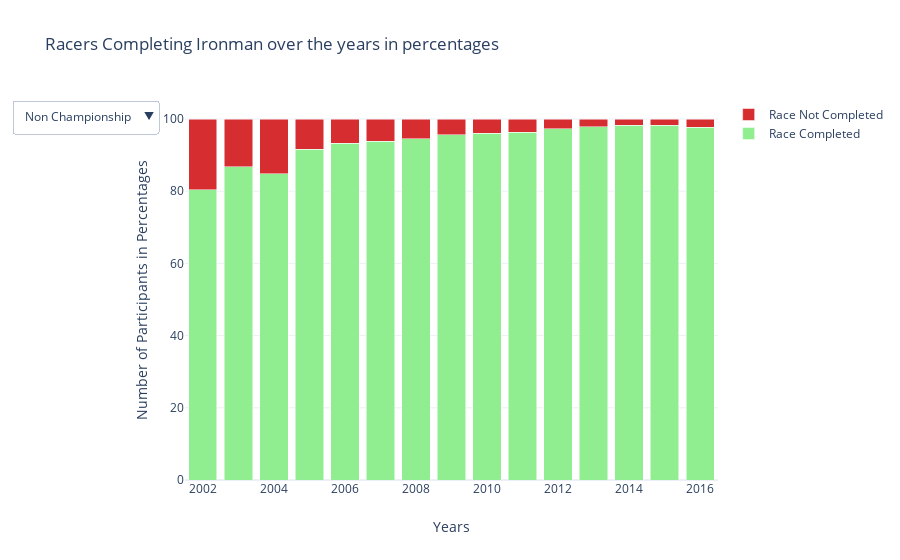

The cell this chart's notebook holds for it:
### Code cell
# create template
plot1 = PlotTemplate(
    x=yearNonChampionship,
    y=completedNonChampionshipPercentage,
    name="Race Completed",
    color="lightgreen",
    visible=True,
)
plot2 = PlotTemplate(
    x=yearNonChampionship,
    y=notCompletedNonChampionshipPercentage,
    name="Race Not Completed",
    color="#D62D30",
    visible=True,
)

plot3 = PlotTemplate(
    x=yearChampionship,
    y=completedChampionshipPercentage,
    name="Race Completed",
    color="lightgreen",
)
plot4 = PlotTemplate(
    x=yearChampionship,
    y=notCompletedChampionshipPercentage,
    name="Race Not Completed",
    color="#D62D30",
)

# pass template to plotMakers
finisherPercentFig = plotMaker(
    [plot1, plot2, plot3, plot4],
    "Racers Completing Ironman over the years in percentages",
    "bar",
    "Years",
    "Number of Participants in Percentages",
    ["Non Championship", "Championship"],
    2,
)
finisherPercentFig.update_layout(barmode="stack")

iplot(finisherPercentFig)

### Figure 1 — Plotly figure (JSON) as saved in the notebook; plotly's stock layout.template omitted (floating-point values rounded to 4 significant figures; data arrays with more than 128 entries replaced by an {"elided": "..."} marker saying what was removed)
{"data": [{"marker": {"color": "lightgreen"}, "name": "Race Completed", "type": "bar", "visible": true, "x": [2002, 2003, 2004, 2005, 2006, 2007, 2008, 2009, 2010, 2011, 2012, 2013, 2014, 2015, 2016], "y": {"elided": "225 float values"}}, {"marker": {"color": "#D62D30"}, "name": "Race Not Completed", "type": "bar", "visible": true, "x": [2002, 2003, 2004, 2005, 2006, 2007, 2008, 2009, 2010, 2011, 2012, 2013, 2014, 2015, 2016], "y": {"elided": "225 float values"}}, {"marker": {"color": "lightgreen"}, "name": "Race Completed", "type": "bar", "visible": false, "x": [2003, 2004, 2005, 2006, 2007, 2008, 2009, 2010, 2011, 2012, 2013, 2014, 2015], "y": {"elided": "169 float values"}}, {"marker": {"color": "#D62D30"}, "name": "Race Not Completed", "type": "bar", "visible": false, "x": [2003, 2004, 2005, 2006, 2007, 2008, 2009, 2010, 2011, 2012, 2013, 2014, 2015], "y": {"elided": "169 float values"}}], "layout": {"barmode": "stack", "title": {"text": "Racers Completing Ironman over the years in percentages"}, "updatemenus": [{"buttons": [{"args": [{"visible": [true, true, false, false]}], "label": "Non Championship", "method": "update"}, {"args": [{"visible": [false, false, true, true]}], "label": "Championship", "method": "update"}]}], "xaxis": {"title": {"text": "Years"}}, "yaxis": {"title": {"text": "Number of Participants in Percentages"}}}}
